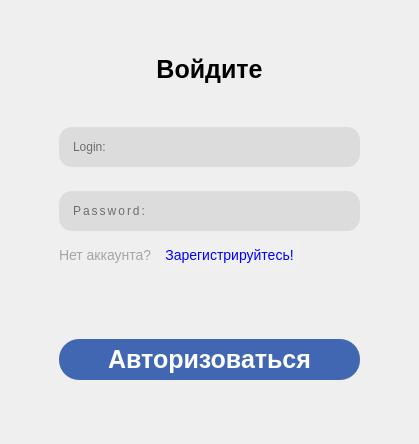
<?xml version="1.0" encoding="UTF-8"?>
<ui version="4.0">
 <class>MainWindow</class>
 <widget class="QMainWindow" name="MainWindow">
  <property name="geometry">
   <rect>
    <x>0</x>
    <y>0</y>
    <width>419</width>
    <height>444</height>
   </rect>
  </property>
  <property name="windowTitle">
   <string>Login</string>
  </property>
  <widget class="QWidget" name="centralwidget">
   <layout class="QHBoxLayout" name="horizontalLayout">
    <item>
     <widget class="QWidget" name="widget" native="true">
      <widget class="QWidget" name="verticalLayoutWidget">
       <property name="geometry">
        <rect>
         <x>50</x>
         <y>100</y>
         <width>301</width>
         <height>141</height>
        </rect>
       </property>
       <layout class="QVBoxLayout" name="verticalLayout">
        <item>
         <widget class="QLineEdit" name="Auth_lgn">
          <property name="styleSheet">
           <string notr="true">background-color: #DCDCDC;
width: 100%;
padding: 12px;
border: 0pч;
border-radius: 13px;
box-sizing: border-box;
font-family: &quot;Georgia&quot;;</string>
          </property>
          <property name="text">
           <string/>
          </property>
          <property name="maxLength">
           <number>20</number>
          </property>
          <property name="echoMode">
           <enum>QLineEdit::Normal</enum>
          </property>
          <property name="placeholderText">
           <string>Login:</string>
          </property>
         </widget>
        </item>
        <item>
         <widget class="QLineEdit" name="Auth_psw">
          <property name="styleSheet">
           <string notr="true">background-color: #DCDCDC;
width: 100%;
padding: 12px;
border: 0pч;
border-radius: 13px;
box-sizing: border-box;
font-family: &quot;Georgia&quot;;
letter-spacing: 2px;</string>
          </property>
          <property name="text">
           <string/>
          </property>
          <property name="maxLength">
           <number>20</number>
          </property>
          <property name="echoMode">
           <enum>QLineEdit::Password</enum>
          </property>
          <property name="placeholderText">
           <string>Password:</string>
          </property>
         </widget>
        </item>
       </layout>
      </widget>
      <widget class="QPushButton" name="Auth_btn">
       <property name="geometry">
        <rect>
         <x>50</x>
         <y>320</y>
         <width>301</width>
         <height>61</height>
        </rect>
       </property>
       <property name="styleSheet">
        <string notr="true">display: inline-block;
margin: 10px 0px;
border-radius: 20px;
background-color: #4267B2;
background-position: 100% 0;
font:19pt;
font-family: &quot;Georgia&quot;;
font-weight: bold;
color: white;
box-shadow: 0 16px 32px 0 rgba(0, 40, 120, .35);
transition: .5s;</string>
       </property>
       <property name="text">
        <string>Авторизоваться</string>
       </property>
      </widget>
      <widget class="QLabel" name="label">
       <property name="geometry">
        <rect>
         <x>50</x>
         <y>230</y>
         <width>101</width>
         <height>31</height>
        </rect>
       </property>
       <property name="styleSheet">
        <string notr="true">font-family: &quot;Georgia&quot;;
font-size: 14px;
font-weight: 300;
color: #A5A5A5;</string>
       </property>
       <property name="text">
        <string>Нет аккаунта? </string>
       </property>
      </widget>
      <widget class="QLabel" name="label_2">
       <property name="geometry">
        <rect>
         <x>-10</x>
         <y>30</y>
         <width>421</width>
         <height>61</height>
        </rect>
       </property>
       <property name="styleSheet">
        <string notr="true">font:19pt;
font-family: &quot;Georgia&quot;;
font-weight: bold;</string>
       </property>
       <property name="text">
        <string>Войдите</string>
       </property>
       <property name="alignment">
        <set>Qt::AlignCenter</set>
       </property>
      </widget>
      <widget class="QPushButton" name="ToRegister_btn">
       <property name="geometry">
        <rect>
         <x>150</x>
         <y>230</y>
         <width>141</width>
         <height>31</height>
        </rect>
       </property>
       <property name="styleSheet">
        <string notr="true">color: blue;
font-size: 14px;
border-radius: 20px;
background-color: #f0f0f0;
font-family: &quot;Georgia&quot;;</string>
       </property>
       <property name="text">
        <string>Зарегистрируйтесь!</string>
       </property>
      </widget>
     </widget>
    </item>
   </layout>
  </widget>
 </widget>
 <resources/>
 <connections/>
</ui>
